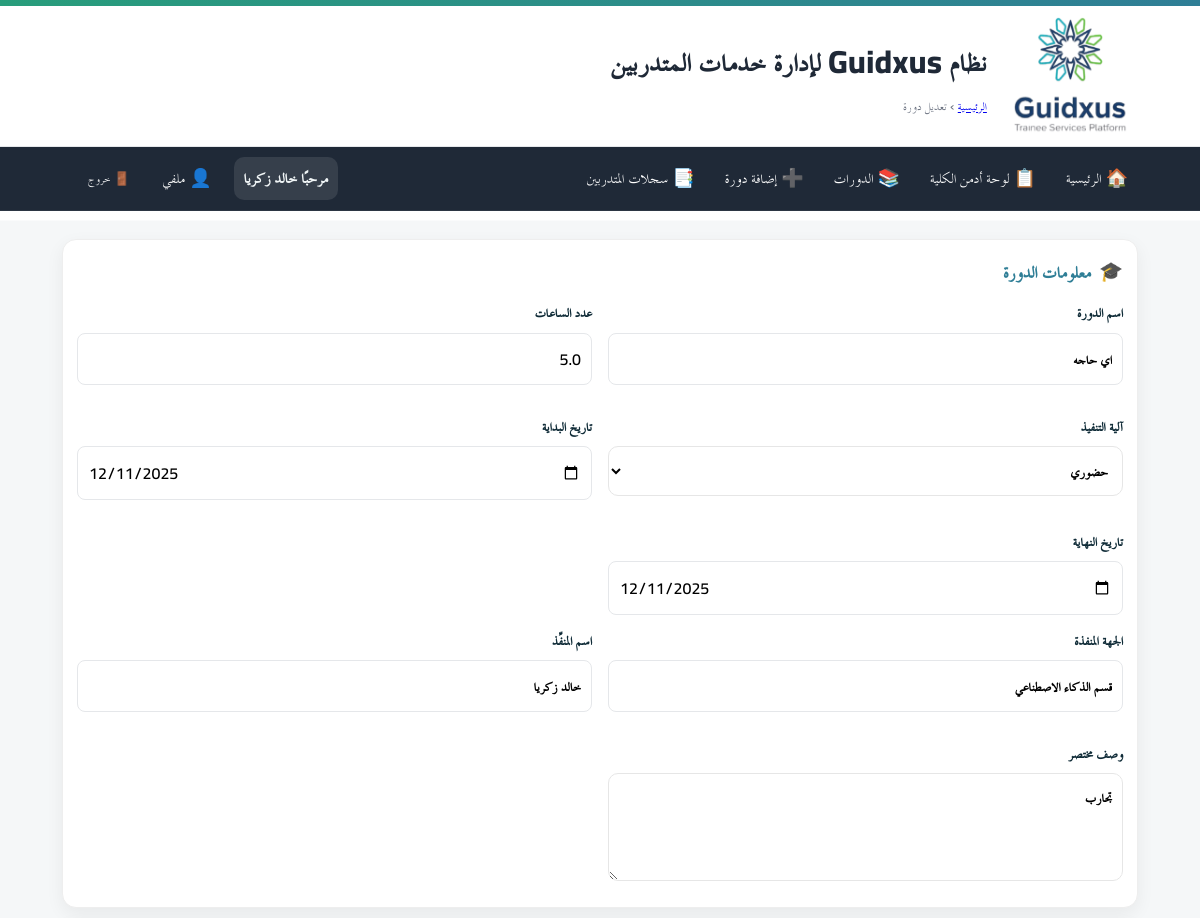
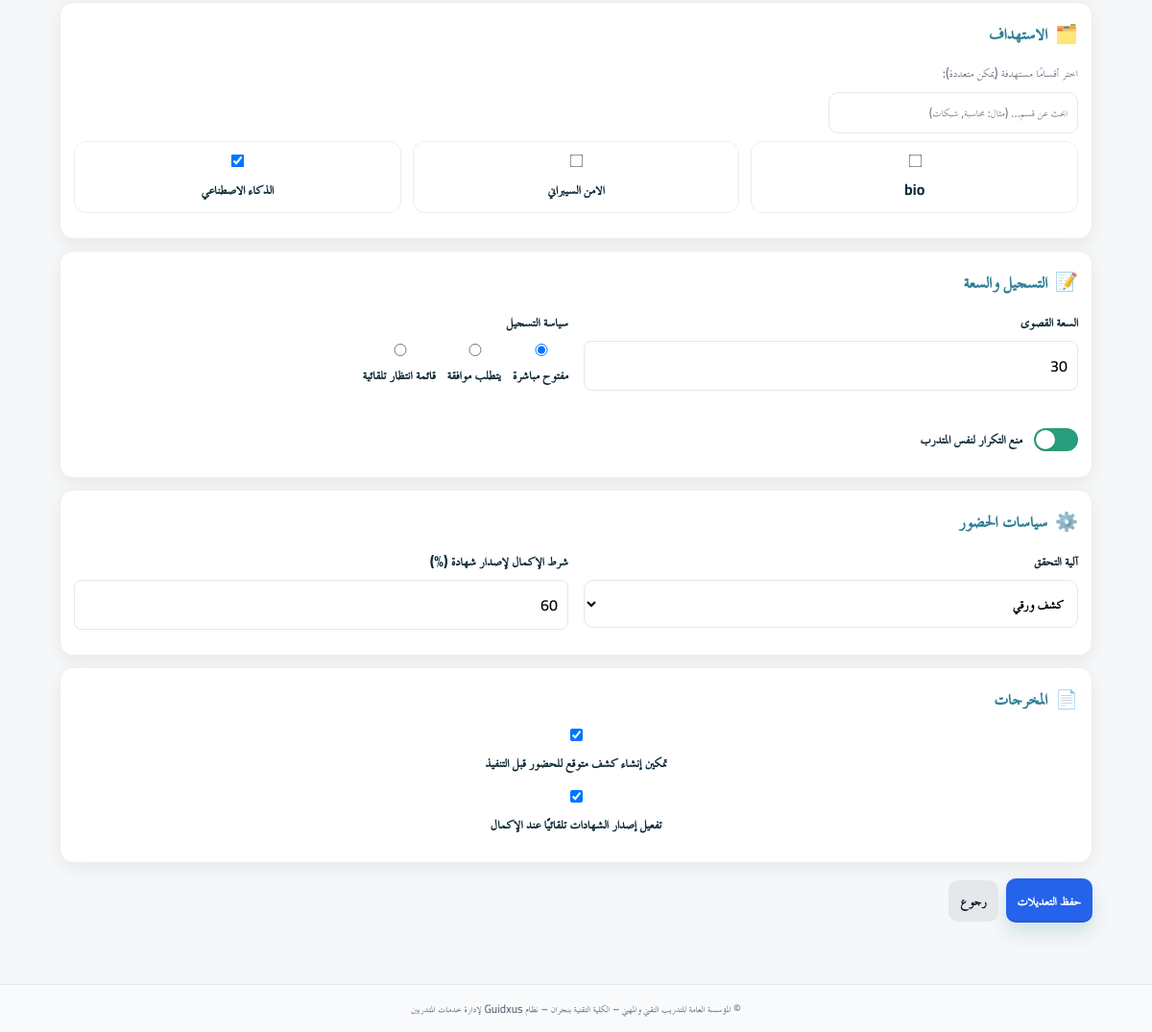
The page /hod/courses/5/edit (signed in) on the database its author committed (2 pictures, top to bottom).
### app/models.py (models this page shows)
class Course(Base):
    __tablename__ = "courses"
    id = Column(Integer, primary_key=True, index=True, autoincrement=True)
    title = Column(String(255), nullable=False)
    description = Column(Text, nullable=True)
    provider = Column(String(255), nullable=True)           # الجهة المنفّذة (قسم/وحدة)
    provider_name = Column(String(255), nullable=True)      # اسم المنفّذ (الشخص)
    hours = Column(Float, nullable=False)
    mode = Column(String(50), nullable=False)               # 'in_person'/'online' ... الخ
    start_date = Column(Date, nullable=False)
    end_date = Column(Date, nullable=False)
    capacity = Column(Integer, default=30)
    registration_policy = Column(String(50), default="open")  # open|approval|waitlist
    prevent_duplicates = Column(Boolean, default=True)
    attendance_verification = Column(String(50), default="paper")  # paper|qr
    completion_threshold = Column(Integer, default=80)
    create_expected_roster = Column(Boolean, default=False)
    auto_issue_certificates = Column(Boolean, default=False)
    status = Column(String(50), default="published")  # draft|published|closed|finished
    created_at = Column(DateTime, server_default=func.now(), nullable=False)
    created_by_user_id = Column(Integer, nullable=True)
    targets = relationship(
        "CourseTargetDepartment",
        back_populates="course",
        cascade="all, delete-orphan",
        lazy="selectin",
    )
    enrollments = relationship(
        "CourseEnrollment",
        back_populates="course",
        cascade="all, delete-orphan",
        lazy="selectin",
    )
    __table_args__ = (
        Index("idx_courses_status", "status"),
        Index("idx_courses_range", "start_date", "end_date"),
    )

class Department(Base):
    __tablename__ = "departments"
    id = Column(Integer, primary_key=True, index=True)
    name = Column(String(255), nullable=False)       # مثال: "تقنية إدارة أنظمة الشبكات - كلية نجران"
    college = Column(String(255), nullable=False)
    is_active = Column(Boolean, nullable=False, default=True)
    head_user_id = Column(Integer, ForeignKey("users.id", ondelete="SET NULL"), nullable=True)
    head_user = relationship(
        "User",
        foreign_keys=[head_user_id],
        back_populates="headed_departments",
        lazy="joined",
    )
    hod_name = Column(String(255), nullable=True)
    created_at = Column(DateTime, server_default=func.now(), nullable=False)
    updated_at = Column(DateTime, server_default=func.now(), onupdate=func.now(), nullable=False)
    __table_args__ = (
        Index("idx_departments_name", "name"),
        Index("idx_departments_college", "college"),
    )

### app/routers/hod.py (the view)
@router.get("/courses/{course_id}/edit")
def edit_course_form(
    course_id: int,
    request: Request,
    db: Session = Depends(get_db),
    user: CurrentUser = Depends(require_hod_or_admin),
):
    course: Course = (
        db.query(Course)
        .options(selectinload(Course.targets))
        .filter(Course.id == course_id)
        .first()
    )
    if not course:
        raise HTTPException(status_code=404, detail="الدورة غير موجودة")
    _assert_can_manage_course(user, course, db)
    q = db.query(Department)
    if user.is_hod and user.hod_college:
        q = q.filter(Department.college == user.hod_college)
    elif user.is_college_admin and user.college_admin_college:
        q = q.filter(Department.college == user.college_admin_college)
    departments = q.order_by(Department.name.asc()).all()
    if _ctd_uses_name():
        selected_names = {t.department_name for t in course.targets}
        selected_department_ids = [d.id for d in departments if d.name in selected_names]
    else:
        selected_department_ids = [t.department_id for t in course.targets]
    return templates.TemplateResponse(
        "hod/create_course.html",
        {"request": request, "current_user": user, "departments": departments, "edit_mode": True, "course": course, "selected_department_ids": selected_department_ids},
    )

### app/templates/hod/create_course.html (shortened to what this page needs)
{% extends "base.html" %}
{% block breadcrumb %}
  <a href="/hod/">الرئيسية</a> › <span>{{ 'تعديل دورة' if edit_mode else 'إنشاء دورة' }}</span>
{% endblock %}
{% block content %}
{% set c = course if (edit_mode and course is defined) else None %}
{% set mode_val = (c.mode if c else '') %}
{% set selected_ids = (selected_department_ids if (edit_mode and selected_department_ids is defined) else []) %}
<form class="form prestige-form" method="post" action="{{ '/hod/courses/' ~ c.id ~ '/edit' if c else '/hod/courses/new' }}">
  <section class="card card-prestige">
    <div class="card-head">
      <div class="card-icon">🎓</div>
      <h3>معلومات الدورة</h3>
    </div>
    <div class="grid">
      <label>اسم الدورة
        <input type="text" name="title" required placeholder="مثال: مهارات السلامة في الورش" value="{{ c.title if c else '' }}">
      </label>
      <label>عدد الساعات
        <input type="number" name="hours" step="0.5" min="0.5" required value="{{ c.hours if c else '' }}">
      </label>
      <label>آلية التنفيذ
        <select name="mode" required>
          <option value="in_person" {{ 'selected' if mode_val in ['in_person','حضوري','حضوري '] else '' }}>حضوري</option>
        </select>
      </label>
      <label>تاريخ البداية
        <input type="date" name="start_date" required
               value="{{ (c.start_date.strftime('%Y-%m-%d') if c and c.start_date else '') }}">
      </label>
      <label>تاريخ النهاية
        <input type="date" name="end_date" required
               value="{{ (c.end_date.strftime('%Y-%m-%d') if c and c.end_date else '') }}">
      </label>
    </div>
    <div class="grid">
      <label>الجهة المنفذة
        <input type="text" name="provider" placeholder="مثال: قسم المحركات والمركبات" value="{{ c.provider if c else '' }}">
      </label>
      <label>اسم المنفِّذ
        <input type="text" name="provider_name" placeholder="مثال: م. أحمد العلي" value="{{ c.provider_name if c else '' }}">
      </label>
      <label>وصف مختصر
        <textarea name="description" rows="3" placeholder="نبذة عن محتوى الدورة وأهدافها">{{ c.description if c else '' }}</textarea>
      </label>
    </div>
  </section>
  <section class="card card-prestige">
    <div class="card-head">
      <div class="card-icon">🗂️</div>
      <h3>الاستهداف</h3>
    </div>
    <div class="muted">اختر أقسامًا مستهدفة (يمكن متعددة):</div>
    <div class="dep-toolbar">
      <input type="search" id="dep-filter" placeholder="ابحث عن قسم… (مثال: محاسبة, شبكات)">
    </div>
    <div class="checkbox-grid" id="dep-grid">
      {% for dep in departments %}
        <label class="checkbox">
          <input type="checkbox" name="target_department_ids" value="{{ dep.id }}"
                 {% if edit_mode and (dep.id in selected_ids) %}checked{% endif %}>
          <span>{{ dep.name }}</span>
        </label>
      {% else %}
        <div class="muted">لا توجد أقسام مسجلة بعد.</div>
      {% endfor %}
    </div>
  </section>
  <section class="card card-prestige">
    <div class="card-head">
      <div class="card-icon">📝</div>
      <h3>التسجيل والسعة</h3>
    </div>
    <div class="grid">
      <label>السعة القصوى
        <input type="number" name="capacity" min="1" required value="{{ c.capacity if c else 30 }}">
      </label>
      <label>سياسة التسجيل
        {% set policy = c.registration_policy if c else 'open' %}
        <div class="inline">
          <label class="radio"><input type="radio" name="registration_policy" value="open"     {{ 'checked' if policy=='open' else '' }}> مفتوح مباشرة</label>
          <label class="radio"><input type="radio" name="registration_policy" value="approval" {{ 'checked' if policy=='approval' else '' }}> يتطلب موافقة</label>
          <label class="radio"><input type="radio" name="registration_policy" value="waitlist" {{ 'checked' if policy=='waitlist' else '' }}> قائمة انتظار تلقائية</label>
        </div>
      </label>
      <label class="toggle">منع التكرار لنفس المتدرب
        <span class="slider"></span>
      </label>
    </div>
  </section>
  <section class="card card-prestige">
    <div class="card-head">
      <div class="card-icon">⚙️</div>
      <h3>سياسات الحضور</h3>
    </div>
    <div class="grid">
      {% set av = c.attendance_verification if c else 'paper' %}
      <label>آلية التحقق
        <select name="attendance_verification">
          <option value="paper" {{ 'selected' if av=='paper' else '' }}>كشف ورقي</option>
        </select>
      </label>
      <label>شرط الإكمال لإصدار شهادة (%)
        <input type="number" name="completion_threshold" min="0" max="100" value="{{ c.completion_threshold if c else 80 }}">
      </label>
    </div>
  </section>
  <section class="card card-prestige">
    <div class="card-head">
      <div class="card-icon">📄</div>
      <h3>المخرجات</h3>
    </div>
    <label class="checkbox">
      <input type="checkbox" name="create_expected_roster" {{ 'checked' if (c and c.create_expected_roster) or (not c) else '' }}>
      <span>تمكين إنشاء كشف متوقع للحضور قبل التنفيذ</span>
    </label>
    <label class="checkbox">
      <input type="checkbox" name="auto_issue_certificates" {{ 'checked' if (c and c.auto_issue_certificates) or (not c) else '' }}>
      <span>تفعيل إصدار الشهادات تلقائيًا عند الإكمال</span>
    </label>
  </section>
  <div class="actions actions-prestige">
    <button type="submit" class="btn btn-primary btn-prestige">{{ 'حفظ التعديلات' if c else 'نشر الدورة الآن' }}</button>
    <a class="btn btn-secondary" href="/hod/">{{ 'رجوع' if c else 'إلغاء' }}</a>
  </div>
</form>
{% endblock %}

### app/static/css/app.css (style rules this page uses)
:root { --tvtc-green-1:#7EC6A4; --tvtc-green-2:#289D7B; --tvtc-blue-1:#6BB6C8; --tvtc-blue-2:#2F7E96; --tvtc-gray-1:#F5F7F8; --tvtc-gray-2:#E5E7EA; --tvtc-gray-3:#6B7280; --tvtc-black:#1F2937; --tvtc-ivory:#FAFAF7; }
* { box-sizing:border-box; font-family:"Cairo","TraditionalArabicCustom","MajallaCustom","Noto Kufi Arabic","Segoe UI",Arial,sans-serif; }
body { margin:0; background:linear-gradient(180deg,var(--tvtc-ivory),#fff 220px,var(--tvtc-gray-1) 221px); color:var(--tvtc-black); font-size:18px; line-height:1.7; }
.card { background:#fff; border:1px solid var(--tvtc-gray-2); border-radius:12px; padding:16px; margin-block:12px; box-shadow:0 2px 6px rgba(0,0,0,.04); }
.card-prestige { border:1px solid rgba(31,41,55,.06); border-top:0; box-shadow:0 6px 18px rgba(0,0,0,.06); position:relative; overflow:hidden; }
.card-head { display:flex; align-items:center; gap:10px; margin-bottom:8px; }
.card-head h3 { margin:0; font-weight:800; color:var(--tvtc-blue-2); }
.card-icon { font-size:1.1rem; opacity:.9; }
.form label { display:block; margin-bottom:12px; font-weight:700; font-size:1rem; color:#0f2b37; }
.form input[type="text"], .form input[type="number"], .form input[type="date"], .form select, .form textarea { font-size:1rem; width:100%; padding:10px; border:1px solid var(--tvtc-gray-2); border-radius:8px; background:#fff; font-weight:600; }
.form textarea { resize:vertical; }
.grid { display:grid; grid-template-columns:repeat(2,1fr); gap:12px; }
.prestige-form .grid { grid-template-columns:repeat(2,1fr); gap:16px; }
.checkbox-grid { display:grid; grid-template-columns:repeat(4,1fr); gap:10px; }
.inline { display:flex; gap:12px; flex-wrap:wrap; }
.radio { font-weight:400; }
.checkbox { font-weight:400; display:flex; align-items:center; gap:8px; }
.toggle { position:relative; padding-right:58px; }
.toggle .slider { position:absolute; right:0; top:50%; transform:translateY(-50%); width:46px; height:24px; background:var(--tvtc-gray-2); border-radius:999px; transition:.2s; }
.toggle .slider::after { content:""; position:absolute; top:2px; right:2px; width:20px; height:20px; background:#fff; border-radius:50%; box-shadow:0 1px 2px rgba(0,0,0,.2); transition:.2s; }
.toggle input:checked + .slider { background:var(--tvtc-green-2); }
.toggle input:checked + .slider::after { right:24px; }
.actions { display:flex; gap:12px; justify-content:flex-start; margin-top:16px; }
.btn { display:inline-block; padding:12px 18px; border-radius:10px; border:1px solid transparent; text-decoration:none; font-weight:800; font-size:1rem; cursor:pointer; }
.btn-primary { background:var(--tvtc-blue-2); color:#fff; }
.btn-secondary { background:#fff; color:var(--tvtc-blue-2); border-color:var(--tvtc-blue-2); }
.btn-prestige { box-shadow:0 10px 18px rgba(47,126,150,.18), inset 0 -2px 0 rgba(0,0,0,.08); }
.muted { color:var(--tvtc-gray-3); font-size:.95rem; }

### app/static/css/custom.css (style rules this page uses)
.card { background: #fff; border: 1px solid #eee; border-radius: 14px; padding: 14px; margin-bottom: 12px; }
.card-head { display: flex; align-items: center; gap: 8px; margin-bottom: 10px; }
.card-icon { font-size: 1.2rem; }
.form label { display: flex; flex-direction: column; gap: 6px; }
.form input, .form select, .form textarea { padding: 8px 10px; border: 1px solid #e6e6e6; border-radius: 10px; font-family: inherit; }
.grid { display: grid; gap: 12px; grid-template-columns: repeat(auto-fit, minmax(220px, 1fr)); }
.actions { display: flex; gap: 8px; align-items: center; }
.btn { padding: 8px 12px; border-radius: 10px; border: 0; cursor: pointer; }
.btn-primary { background: #2563eb; color: #fff; }
.btn-secondary { background: #e5e7eb; color: #111827; }
.muted { color: #6b7280; }

### app/templates/base.html (style rules this page uses)
:root { --container: 1100px; }
.card { background:#fff; border:1px solid #eee; border-radius:14px; padding:14px; margin-bottom:12px; }
.card-head { display:flex; align-items:center; gap:8px; margin-bottom:10px; }
.card-icon { font-size:1.2rem; }
.form label { display:flex; flex-direction:column; gap:6px; }
.form input, .form select, .form textarea { padding:8px 10px; border:1px solid #e6e6e6; border-radius:10px; font-family:inherit; }
.grid { display:grid; gap:12px; grid-template-columns: repeat(auto-fit, minmax(220px, 1fr)); }
.actions { display:flex; gap:8px; align-items:center; }
.btn { padding:8px 12px; border-radius:10px; border:0; cursor:pointer; }
.btn-primary { background:#2563eb; color:#fff; }
.btn-secondary { background:#e5e7eb; color:#111827; }
.muted { color:#6b7280; }

### rows shown on the page
Course: title "اي حاجه", hours "5.0", start_date "12/11/2025", end_date "12/11/2025", provider "قسم الذكاء الاصطناعي", provider_name "خالد زكريا", description "تجارب", capacity "30", completion_threshold "60"
Department: name "bio"
Department: name "الامن السيبراني"
Department: target_department_ids "☑", name "الذكاء الاصطناعي"

### other values the page prints
{{ 'تعديل دورة' if edit_mode else 'إنشاء دورة' }} "تعديل دورة"
{{ display_name }} "خالد زكريا"
{{ 'حفظ التعديلات' if c else 'نشر الدورة الآن' }} "حفظ التعديلات"
{{ 'رجوع' if c else 'إلغاء' }} "رجوع"
